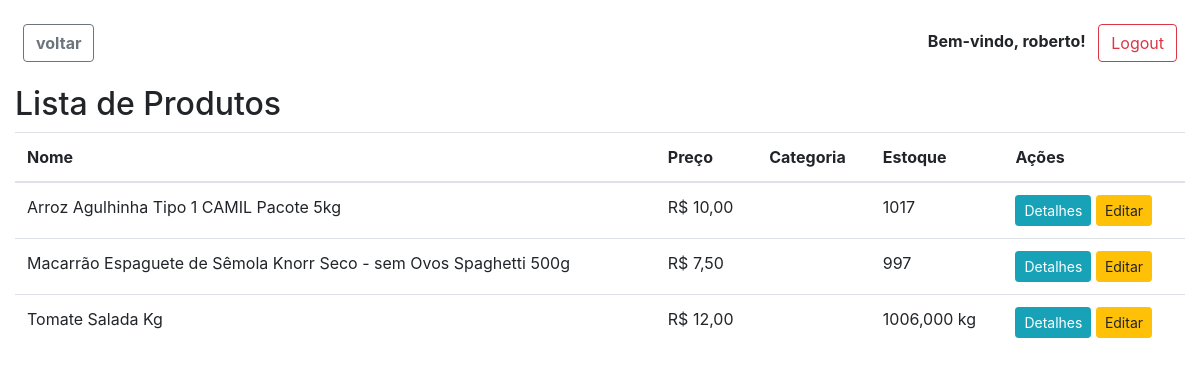
Screenshot of /pdvweb/produtos/ (signed in) with the database file from the repository.
### pdvweb/models.py (models this page shows, shortened)
class CustomUser(AbstractUser):
    nome = models.CharField(max_length=255, default=default_nome)
    telefone = models.CharField(max_length=20, blank=True, null=True)
    operador = models.OneToOneField(
        Operador, null=True, blank=True, on_delete=models.CASCADE)
    meus_operadores = models.ManyToManyField(
        Operador, related_name='meus_usuarios', blank=True)
    groups = models.ManyToManyField(
        Group,
        verbose_name='groups',
        blank=True,
        related_name='customuser_set',
        related_query_name='user',
    )
    user_permissions = models.ManyToManyField(
        Permission,
        verbose_name='user permissions',
        blank=True,
        related_name='customuser_set',
        related_query_name='user',
    )

class ProdutoBase(models.Model):
    codigo = models.CharField(max_length=10, unique=False, blank=True)
    nome = models.CharField(max_length=100, unique=True)
    descricao = models.TextField(blank=True, null=True)
    categoria = models.ForeignKey(
        Categoria, on_delete=models.SET_NULL, null=True, blank=True)
    class Meta:
        abstract = True

class ProdutoPorQuantidade(ProdutoBase):
    preco = models.DecimalField(
        max_digits=10, decimal_places=2, validators=[MinValueValidator(0)])
    estoque = models.PositiveIntegerField(default=0)
    data_criacao = models.DateTimeField(default=timezone.now)

class ProdutoPorPeso(ProdutoBase):
    preco_por_kilo = models.DecimalField(
        max_digits=10, decimal_places=2, validators=[MinValueValidator(0)])
    estoque_em_kilos = models.DecimalField(
        max_digits=10, decimal_places=3, default=0)

### pdvweb/views.py (the view)
# urls.py: path('produtos/', views.listar_produtos, name='listar_produtos'),
@login_required
def listar_produtos(request):
    todos_produtos = list(ProdutoPorQuantidade.objects.all()
                          ) + list(ProdutoPorPeso.objects.all())
    return render(request, 'pdvweb/produtos_list.html', {'todos_produtos': todos_produtos})

### pdvweb/templates/pdvweb/produtos_list.html (shortened to what this page needs)
{% extends 'pdvweb/base.html' %}
{% block content %}
    <h2>Lista de Produtos</h2>
    <table class="table">
        <thead>
            <tr>
                <th>Nome</th>
                <th>Preço</th>
                <th>Categoria</th>
                <th>Estoque</th>
                <th>Ações</th>
            </tr>
        </thead>
        <tbody>
            {% for produto in todos_produtos %}
                <tr>
                    <td>{{ produto.nome }}</td>
                    {% if produto.preco %}
                        <td>R$ {{ produto.preco }}</td>
                    {% elif produto.preco_por_kilo %}
                        <td>R$ {{ produto.preco_por_kilo }}</td>
                    {% endif %}
                    <td>{{ produto.categoria.nome }}</td>
                    {% if produto.preco %}
                        <td>{{ produto.estoque }}</td>
                    {% elif produto.preco_por_kilo %}
                        <td>{{ produto.estoque_em_kilos }} kg</td>
                    {% endif %}
                    <td>
                        <a href="{% url 'pdvweb:detalhar_produto' produto.codigo %}" class="btn btn-info btn-sm">Detalhes</a>
                        <a href="{% url 'pdvweb:editar_produto' produto.codigo %}" class="btn btn-warning btn-sm">Editar</a>
                    </td>
                </tr>
            {% endfor %}
        </tbody>
    </table>
{% endblock %}

### pdvweb/templates/pdvweb/base.html (shortened to what this page needs)
<!DOCTYPE html>
<html lang="en">
<head>
    <link rel="stylesheet" href="https://cdnjs.cloudflare.com/ajax/libs/font-awesome/5.15.4/css/all.min.css" />
    <link rel="stylesheet" href="https://maxcdn.bootstrapcdn.com/bootstrap/4.0.0/css/bootstrap.min.css">
</head>
<br>
<body class="d-flex flex-column vh-100">
    <div class="container-fluid flex-grow-1">
        <div class="row">
            <div class="col-md-12 mb-3">
                {% if user.is_authenticated %}
                <button id="voltar" class="btn btn-outline-secondary ml-2"
                    onclick="goBack()"><strong>voltar</strong></button>
                <div class="float-right mx-2">
                    <p class="d-inline-block"><strong>Bem-vindo, {{ user.username }}!</strong></p>
                    <a href="{% url 'pdvweb:logout_view' %}" class="btn btn-outline-danger ml-2">Logout</a>
                </div>
                {% else %}
                <a href="{% url 'pdvweb:login_operador' %}" class="btn btn-primary float-right">Login</a>
                {% endif %}
            </div>
        </div>
        {% block content %}{% endblock %}
    </div>
</body>
</html>

### rows the page displays
CustomUser: username "roberto"
ProdutoPorQuantidade: nome "Arroz Agulhinha Tipo 1 CAMIL Pacote 5kg", preco "10,00", estoque "1017"
ProdutoPorQuantidade: nome "Macarrão Espaguete de Sêmola Knorr Seco - sem Ovos Spaghetti 500g", preco "7,50", estoque "997"
ProdutoPorPeso: nome "Tomate Salada Kg", preco_por_kilo "12,00", estoque_em_kilos "1006,000"
